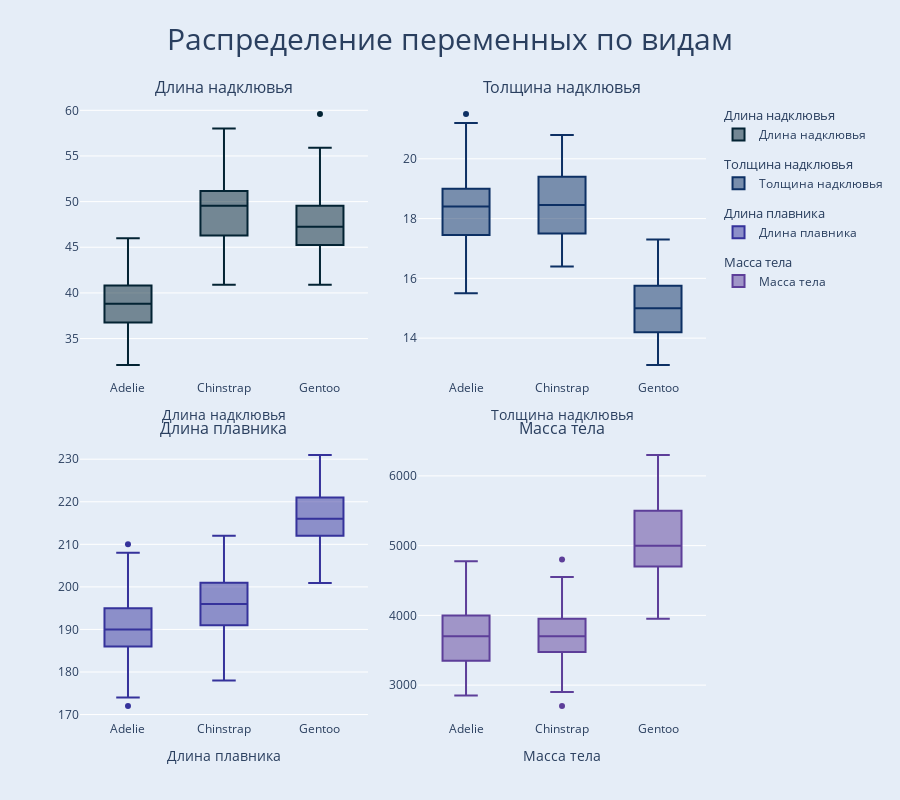

Here is the notebook cell this chart was saved with:
### Markdown cell above
Распределение переменных по видам

### Code cell
palette = cycle(px.colors.sequential.thermal)

fig = sp.make_subplots(
    rows=2, 
    cols=2,
    horizontal_spacing=0.08,
    subplot_titles=[
        "Длина надклювья",
        "Толщина надклювья",
        "Длина плавника",
        "Масса тела",],
        vertical_spacing = 0.1
)

culmen_length_mm_box = go.Box(
    x = penguin.species,
    y = penguin.culmen_length_mm,
    name="Длина надклювья",
    legendgroup="Длина надклювья",
    legendgrouptitle_text="Длина надклювья",
    marker_color=next(palette),
)

culmen_depth_mm_box = go.Box(
    x = penguin.species,
    y = penguin.culmen_depth_mm,
    name="Толщина надклювья",
    legendgroup="Толщина надклювья",
    legendgrouptitle_text="Толщина надклювья",
    marker_color=next(palette),
)

flipper_length_mm_box = go.Box(
    x = penguin.species,
    y = penguin.flipper_length_mm,
    name="Длина плавника",
    legendgroup="Длина плавника",
    legendgrouptitle_text="Длина плавника",
    marker_color=next(palette),
)

body_mass_g_box = go.Box(
    x = penguin.species,
    y = penguin.body_mass_g,
    name="Масса тела",
    legendgroup="Масса тела",
    legendgrouptitle_text="Масса тела",
    marker_color=next(palette),
)


fig.add_trace(culmen_length_mm_box, row=1, col=1)
fig.update_xaxes(title_text="Длина надклювья", row=1, col=1)

fig.add_trace(culmen_depth_mm_box, row=1, col=2)
fig.update_xaxes(title_text="Толщина надклювья", row=1, col=2)

fig.add_trace(flipper_length_mm_box, row=2, col=1)
fig.update_xaxes(title_text="Длина плавника", row=2, col=1)

fig.add_trace(body_mass_g_box, row=2, col=2)
fig.update_xaxes(title_text="Масса тела", row=2, col=2)

fig.update_layout(template="plotly", height=800)

fig.update(
    layout_title_text="Распределение переменных по видам",
    layout_title_font_size=30,
    layout_title_x=0.5,
    layout_paper_bgcolor='rgb(229, 237, 247)',
    layout_plot_bgcolor='rgb(229, 237, 247)',
)

fig.show()

### Figure 1 — Plotly figure (JSON) as saved in the notebook; plotly's stock layout.template omitted (floating-point values rounded to 4 significant figures; data arrays with more than 128 entries replaced by an {"elided": "..."} marker saying what was removed)
{"data": [{"legendgroup": "Длина надклювья", "legendgrouptitle": {"text": "Длина надклювья"}, "marker": {"color": "rgb(3, 35, 51)"}, "name": "Длина надклювья", "type": "box", "x": {"elided": "344 str values"}, "xaxis": "x", "y": {"elided": "344 float values"}, "yaxis": "y"}, {"legendgroup": "Толщина надклювья", "legendgrouptitle": {"text": "Толщина надклювья"}, "marker": {"color": "rgb(13, 48, 100)"}, "name": "Толщина надклювья", "type": "box", "x": {"elided": "344 str values"}, "xaxis": "x2", "y": {"elided": "344 float values"}, "yaxis": "y2"}, {"legendgroup": "Длина плавника", "legendgrouptitle": {"text": "Длина плавника"}, "marker": {"color": "rgb(53, 50, 155)"}, "name": "Длина плавника", "type": "box", "x": {"elided": "344 str values"}, "xaxis": "x3", "y": {"elided": "344 float values"}, "yaxis": "y3"}, {"legendgroup": "Масса тела", "legendgrouptitle": {"text": "Масса тела"}, "marker": {"color": "rgb(93, 62, 153)"}, "name": "Масса тела", "type": "box", "x": {"elided": "344 str values"}, "xaxis": "x4", "y": {"elided": "344 float values"}, "yaxis": "y4"}], "layout": {"annotations": [{"font": {"size": 16}, "showarrow": false, "text": "Длина надклювья", "x": 0.23, "xanchor": "center", "xref": "paper", "y": 1, "yanchor": "bottom", "yref": "paper"}, {"font": {"size": 16}, "showarrow": false, "text": "Толщина надклювья", "x": 0.77, "xanchor": "center", "xref": "paper", "y": 1, "yanchor": "bottom", "yref": "paper"}, {"font": {"size": 16}, "showarrow": false, "text": "Длина плавника", "x": 0.23, "xanchor": "center", "xref": "paper", "y": 0.45, "yanchor": "bottom", "yref": "paper"}, {"font": {"size": 16}, "showarrow": false, "text": "Масса тела", "x": 0.77, "xanchor": "center", "xref": "paper", "y": 0.45, "yanchor": "bottom", "yref": "paper"}], "height": 800, "paper_bgcolor": "rgb(229, 237, 247)", "plot_bgcolor": "rgb(229, 237, 247)", "title": {"font": {"size": 30}, "text": "Распределение переменных по видам", "x": 0.5}, "xaxis": {"anchor": "y", "domain": [0, 0.46], "title": {"text": "Длина надклювья"}}, "xaxis2": {"anchor": "y2", "domain": [0.54, 1], "title": {"text": "Толщина надклювья"}}, "xaxis3": {"anchor": "y3", "domain": [0, 0.46], "title": {"text": "Длина плавника"}}, "xaxis4": {"anchor": "y4", "domain": [0.54, 1], "title": {"text": "Масса тела"}}, "yaxis": {"anchor": "x", "domain": [0.55, 1]}, "yaxis2": {"anchor": "x2", "domain": [0.55, 1]}, "yaxis3": {"anchor": "x3", "domain": [0, 0.45]}, "yaxis4": {"anchor": "x4", "domain": [0, 0.45]}}}
